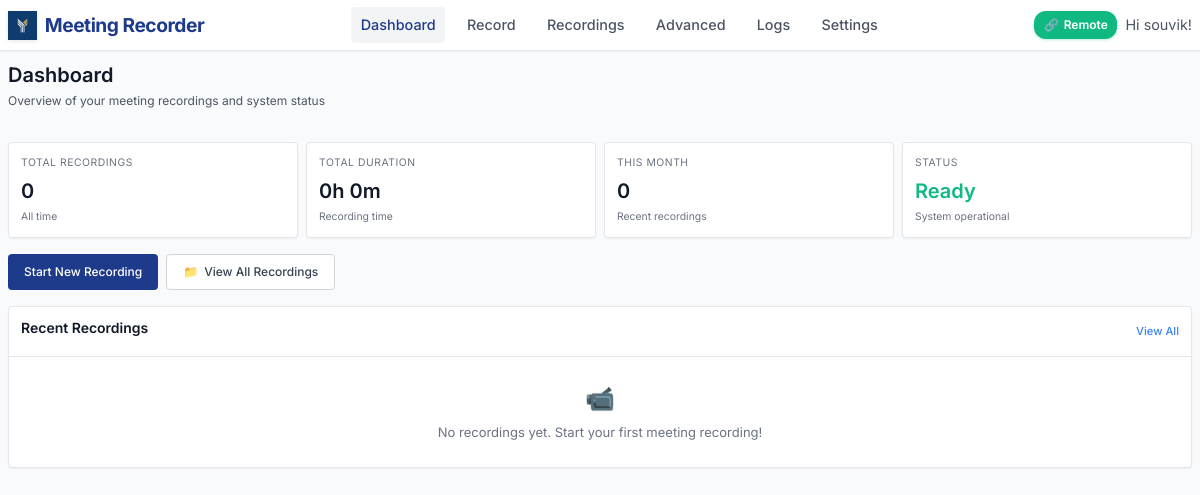
Page /dashboard (signed in) on the earlier database version.
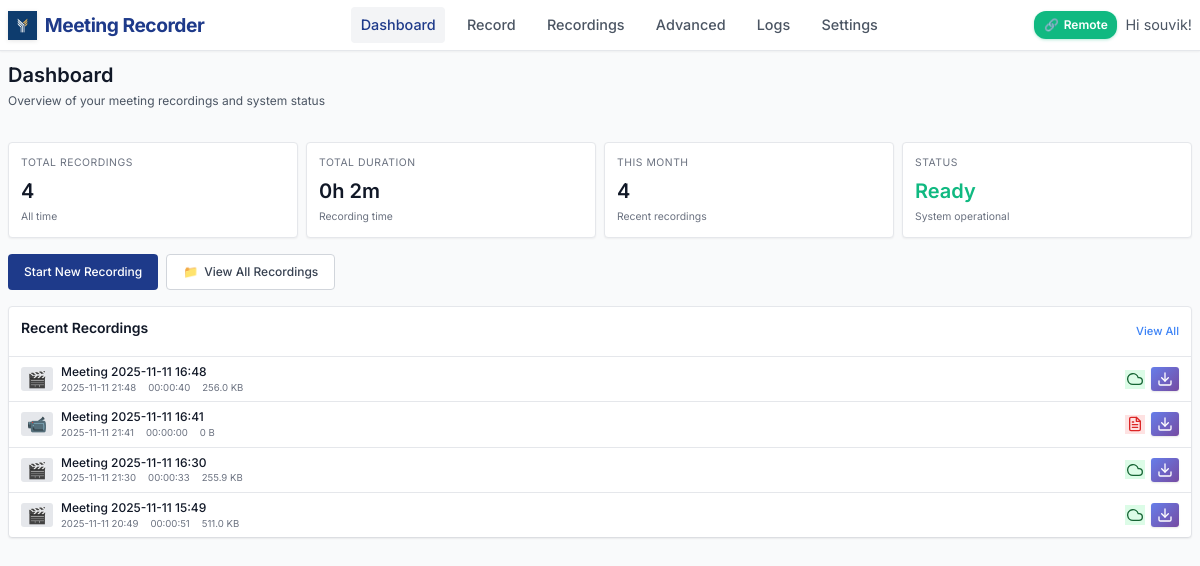
Same page on the later database version.
### models.py (models this page shows, shortened)
class Recording(db.Model):
    id = db.Column(db.Integer, primary_key=True)
    title = db.Column(db.String(200), nullable=False)
    filename = db.Column(db.String(255), nullable=False)
    file_path = db.Column(db.String(500), nullable=False)
    file_size = db.Column(db.BigInteger, default=0)  # in bytes
    duration = db.Column(db.Integer, default=0)  # in seconds
    created_at = db.Column(db.DateTime, default=datetime.utcnow)
    started_at = db.Column(db.DateTime)
    ended_at = db.Column(db.DateTime)
    monitor_name = db.Column(db.String(200))
    resolution = db.Column(db.String(50))  # e.g., "1920x1080"
    uploaded = db.Column(db.Boolean, default=False)
    upload_url = db.Column(db.String(500))  # Legacy field - kept for compatibility
    video_url = db.Column(db.String(500))
    transcript_url = db.Column(db.String(500))
    thumbnail_url = db.Column(db.String(500))
    upload_status = db.Column(db.String(50), default='pending')  # pending, uploading, completed, failed
    upload_metadata = db.Column(db.Text)  # JSON metadata from upload
    user_id = db.Column(db.Integer, db.ForeignKey('user.id'), nullable=False)
    status = db.Column(db.String(50), default='completed')  # recording, processing, completed, failed
    @property
    def duration_formatted(self):
        if not self.duration:
            return "00:00:00"
        hours = self.duration // 3600
        minutes = (self.duration % 3600) // 60
        seconds = self.duration % 60
        return f"{hours:02d}:{minutes:02d}:{seconds:02d}"
    @property
    def file_size_formatted(self):
        if not self.file_size:
            return "0 B"
        size = self.file_size  # Work with a copy to avoid modifying the actual value
        for unit in ['B', 'KB', 'MB', 'GB']:
            if size < 1024:
                return f"{size:.1f} {unit}"
            size /= 1024
        return f"{size:.1f} TB"
    @property
    def sync_status(self):
        if self.upload_status == 'completed' and self.uploaded:
            return "Synced"
        elif self.upload_status == 'uploading':
            return "Uploading"
        elif self.upload_status == 'failed':
            return "Upload Failed"
        elif self.status == "failed":
            return "Recording Failed"
        elif self.status == "processing":
            return "Processing"
        else:
            return "Local Only"
    @property
    def sync_status_class(self):
        status = self.sync_status
        if status == "Synced":
            return "status-synced"
        elif status == "Uploading":
            return "status-uploading"
        elif "Failed" in status:
            return "status-failed"
        elif status == "Processing":
            return "status-processing"
        else:
            return "status-local"
    @property
    def resolved_file_path(self):
        if not self.file_path:
            return None
        base_dir = get_base_dir()
        if os.path.isabs(self.file_path):
            filename = os.path.basename(self.file_path)
        else:
            filename = self.file_path
        resolved_path = base_dir / 'recordings' / filename
        return str(resolved_path)
    @property
    def transcript_path(self):
        base_dir = get_base_dir()
        recordings_dir = base_dir / 'recordings'
        safe_title = "".join(c for c in self.title if c.isalnum() or c in (' ', '-', '_')).rstrip()
        transcript_filename = f"{safe_title}_transcript.txt"
        transcript_path = recordings_dir / transcript_filename
        if transcript_path.exists():
            return str(transcript_path)
        resolved_path = self.resolved_file_path
        if resolved_path:
            old_transcript_path = Path(resolved_path).with_suffix('') / '_transcript.txt'
            if old_transcript_path.exists():
                return str(old_transcript_path)
        return str(transcript_path)
    @property
    def has_transcript(self):
        transcript_path = self.transcript_path
        return transcript_path and os.path.exists(transcript_path)

### app.py (the view)
@app.route('/dashboard')
@login_required
def dashboard():
    recent_recordings = Recording.query\
        .order_by(Recording.created_at.desc()).limit(6).all()
    total_recordings = Recording.query.count()
    total_duration = db.session.query(db.func.sum(Recording.duration)).scalar() or 0
    return render_template('dashboard.html',
                         recent_recordings=recent_recordings,
                         total_recordings=total_recordings,
                         total_duration=total_duration)

### app.py (called while the page is built)
@app.context_processor
def utility_processor():
    active_recording = None
    if current_user.is_authenticated:
        global recording_state
        if recording_state.get('active', False):
            recent_recording = Recording.query.filter_by(user_id=current_user.id).order_by(Recording.created_at.desc()).first()
            if recent_recording and recent_recording.status != 'completed':
                active_recording = recent_recording
    return dict(
        format_file_size=format_file_size,
        format_duration=format_duration,
        active_recording=active_recording,
        is_remote_recording_enabled=is_remote_recording_enabled
    )

@login_manager.user_loader
def load_user(user_id):
    return db.session.get(User, int(user_id))  # Fix SQLAlchemy deprecation

### models.py (called while the page is built)
def get_base_dir():
    if getattr(sys, 'frozen', False):
        return Path(sys.executable).parent
    else:
        return Path(__file__).parent.absolute()

### templates/dashboard.html (shortened to what the changed rows need)
{% extends "base.html" %}
{% block content %}
<div class="page-header">
    <h1 class="page-title" style="font-size: 1.25rem; margin-bottom: 0.25rem;">Dashboard</h1>
</div>
<div class="stats-grid">
    <div class="stat-card">
        <div class="stat-label">Total Recordings</div>
        <div class="stat-value">{{ total_recordings }}</div>
        <div class="stat-subtext">All time</div>
    </div>
    <div class="stat-card">
        <div class="stat-label">Total Duration</div>
        <div class="stat-value">{{ (total_duration // 3600) }}h {{ ((total_duration % 3600) // 60) }}m</div>
        <div class="stat-subtext">Recording time</div>
    </div>
    <div class="stat-card">
        <div class="stat-label">This Month</div>
        <div class="stat-value">{{ recent_recordings|length }}</div>
        <div class="stat-subtext">Recent recordings</div>
    </div>
</div>
<div class="recent-recordings">
    <div class="section-header">
        <h2 class="section-title">Recent Recordings</h2>
    </div>
    {% if recent_recordings %}
        <div class="recordings-list">
            {% for recording in recent_recordings %}
            <div class="list-item" onclick="playRecording('{{ recording.id }}', event)">
                <div class="list-thumbnail">
                    {% if recording.file_path %}
                        🎬
                    {% else %}
                        📹
                    {% endif %}
                </div>
                <div class="list-info">
                    <div class="list-title">{{ recording.title }}</div>
                    <div class="list-meta">
                        <span>{{ recording.created_at.strftime('%Y-%m-%d %H:%M') }}</span>
                        <span>{{ recording.duration_formatted }}</span>
                        <span>{{ recording.file_size_formatted }}</span>
                    </div>
                </div>
                <div class="list-actions">
                    <span class="status-icon {{ recording.sync_status_class }}" title="{{ recording.sync_status }}">
                    {% if recording.sync_status == 'Synced' %}
                        <svg width="16" height="16" viewBox="0 0 24 24" fill="none" stroke="currentColor" stroke-width="2" stroke-linecap="round" stroke-linejoin="round">
                            <path d="M18 10h-1.26A8 8 0 1 0 9 20h9a5 5 0 0 0 0-10z"/>
                        </svg>
                    {% elif recording.sync_status == 'Completed' %}
                        <svg width="16" height="16" viewBox="0 0 24 24" fill="none" stroke="currentColor" stroke-width="2" stroke-linecap="round" stroke-linejoin="round">
                            <polyline points="20,6 9,17 4,12"/>
                        </svg>
                    {% elif recording.sync_status == 'Processing' %}
                        <svg width="16" height="16" viewBox="0 0 24 24" fill="none" stroke="currentColor" stroke-width="2" stroke-linecap="round" stroke-linejoin="round" style="animation: spin 1s linear infinite;">
                            <path d="M21 12a9 9 0 11-6.219-8.56"/>
                        </svg>
                    {% elif recording.sync_status == 'Failed' %}
                        <svg width="16" height="16" viewBox="0 0 24 24" fill="none" stroke="currentColor" stroke-width="2" stroke-linecap="round" stroke-linejoin="round">
                            <circle cx="12" cy="12" r="10"/>
                            <line x1="15" y1="9" x2="9" y2="15"/>
                            <line x1="9" y1="9" x2="15" y2="15"/>
                        </svg>
                    {% endif %}
                    </span>
                    <a href="{{ url_for('download_recording', recording_id=recording.id) }}"
                       class="download-btn"
                       onclick="event.stopPropagation()"
                       title="Download recording">
                        <svg width="16" height="16" viewBox="0 0 24 24" fill="none" stroke="currentColor" stroke-width="2" stroke-linecap="round" stroke-linejoin="round">
                            <path d="M21 15v4a2 2 0 0 1-2 2H5a2 2 0 0 1-2-2v-4"/>
                            <polyline points="7,10 12,15 17,10"/>
                            <line x1="12" y1="15" x2="12" y2="3"/>
                        </svg>
                    </a>
                </div>
            </div>
            {% endfor %}
        </div>
    {% else %}
        <div class="empty-state">
            <div class="empty-icon">📹</div>
            <p>No recordings yet. Start your first meeting recording!</p>
        </div>
    {% endif %}
</div>
{% endblock %}

Differences in the rows shown:
added Recording: title "Meeting 2025-11-11 16:48", created_at "2025-11-11 21:48", duration_formatted "00:00:40", file_size_formatted "256.0 KB", upload_status "completed" (drawn)
added Recording: title "Meeting 2025-11-11 16:41", created_at "2025-11-11 21:41", duration_formatted "00:00:00", file_size_formatted "0 B", upload_status "pending" (drawn), status "failed" (drawn)
added Recording: title "Meeting 2025-11-11 16:30", created_at "2025-11-11 21:30", duration_formatted "00:00:33", file_size_formatted "255.9 KB", upload_status "completed" (drawn)
added Recording: title "Meeting 2025-11-11 15:49", created_at "2025-11-11 20:49", duration_formatted "00:00:51", file_size_formatted "511.0 KB", upload_status "completed" (drawn)
Other differences:
{{ total_recordings }}: "0" → "4"
{{ ((total_duration % 3600) // 60) }}: "0" → "2"
{{ recent_recordings|length }}: "0" → "4"
text no longer shown: "📹 No recordings yet. Start your first meeting recording!"
